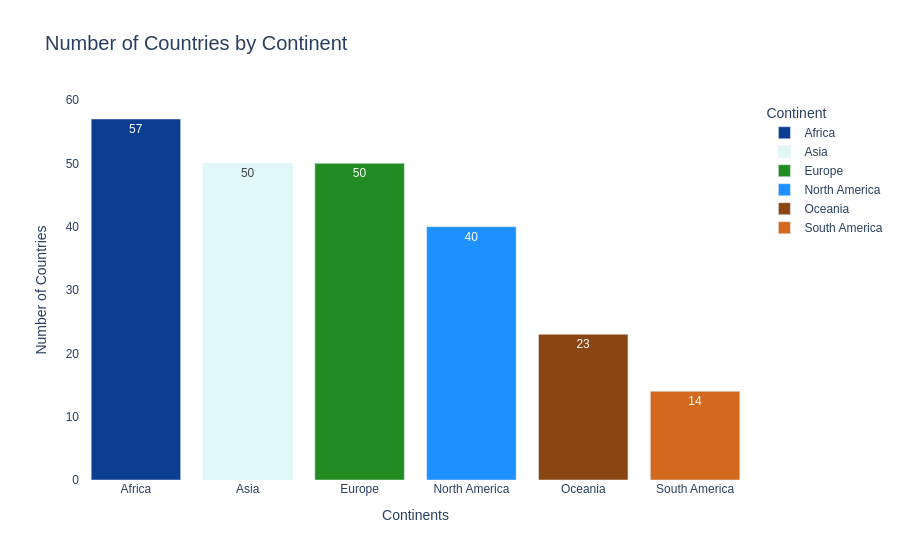

The cell this chart's notebook holds for it:
### Markdown cell above
# Number of Countries by Continent

### Code cell
countries_by_continent = df['Continent'].value_counts().reset_index()
countries_by_continent.columns = ['Continent', 'count']

fig = px.bar(
    countries_by_continent,
    x='Continent',
    y='count',
    color='Continent',
    text='count',
    title='Number of Countries by Continent',
    color_discrete_sequence=custom_palette
)

fig.update_layout(
    xaxis_title='Continents',
    yaxis_title='Number of Countries',
    plot_bgcolor='rgba(0,0,0,0)',
    font_family='Arial',
    title_font_size=20
)

fig.show()

### Figure 1 — Plotly figure (JSON) as saved in the notebook; plotly's stock layout.template omitted (floating-point values rounded to 4 significant figures)
{"data": [{"alignmentgroup": "True", "hovertemplate": "Continent=%{x}<br>count=%{text}<extra></extra>", "legendgroup": "Africa", "marker": {"color": "#0b3d91", "pattern": {"shape": ""}}, "name": "Africa", "offsetgroup": "Africa", "orientation": "v", "showlegend": true, "text": [57], "textposition": "auto", "type": "bar", "x": ["Africa"], "xaxis": "x", "y": [57], "yaxis": "y"}, {"alignmentgroup": "True", "hovertemplate": "Continent=%{x}<br>count=%{text}<extra></extra>", "legendgroup": "Asia", "marker": {"color": "#e0f7fa", "pattern": {"shape": ""}}, "name": "Asia", "offsetgroup": "Asia", "orientation": "v", "showlegend": true, "text": [50], "textposition": "auto", "type": "bar", "x": ["Asia"], "xaxis": "x", "y": [50], "yaxis": "y"}, {"alignmentgroup": "True", "hovertemplate": "Continent=%{x}<br>count=%{text}<extra></extra>", "legendgroup": "Europe", "marker": {"color": "#228b22", "pattern": {"shape": ""}}, "name": "Europe", "offsetgroup": "Europe", "orientation": "v", "showlegend": true, "text": [50], "textposition": "auto", "type": "bar", "x": ["Europe"], "xaxis": "x", "y": [50], "yaxis": "y"}, {"alignmentgroup": "True", "hovertemplate": "Continent=%{x}<br>count=%{text}<extra></extra>", "legendgroup": "North America", "marker": {"color": "#1e90ff", "pattern": {"shape": ""}}, "name": "North America", "offsetgroup": "North America", "orientation": "v", "showlegend": true, "text": [40], "textposition": "auto", "type": "bar", "x": ["North America"], "xaxis": "x", "y": [40], "yaxis": "y"}, {"alignmentgroup": "True", "hovertemplate": "Continent=%{x}<br>count=%{text}<extra></extra>", "legendgroup": "Oceania", "marker": {"color": "#8B4513", "pattern": {"shape": ""}}, "name": "Oceania", "offsetgroup": "Oceania", "orientation": "v", "showlegend": true, "text": [23], "textposition": "auto", "type": "bar", "x": ["Oceania"], "xaxis": "x", "y": [23], "yaxis": "y"}, {"alignmentgroup": "True", "hovertemplate": "Continent=%{x}<br>count=%{text}<extra></extra>", "legendgroup": "South America", "marker": {"color": "#D2691E", "pattern": {"shape": ""}}, "name": "South America", "offsetgroup": "South America", "orientation": "v", "showlegend": true, "text": [14], "textposition": "auto", "type": "bar", "x": ["South America"], "xaxis": "x", "y": [14], "yaxis": "y"}], "layout": {"autosize": true, "barmode": "relative", "font": {"family": "Arial"}, "legend": {"title": {"text": "Continent"}, "tracegroupgap": 0}, "plot_bgcolor": "rgba(0, 0, 0, 0)", "title": {"font": {"size": 20}, "text": "Number of Countries by Continent"}, "xaxis": {"anchor": "y", "autorange": true, "categoryarray": ["Africa", "Asia", "Europe", "North America", "Oceania", "South America"], "categoryorder": "array", "domain": [0, 1], "range": [-0.5, 5.5], "title": {"text": "Continents"}, "type": "category"}, "yaxis": {"anchor": "x", "autorange": true, "domain": [0, 1], "range": [0, 60], "title": {"text": "Number of Countries"}, "type": "linear"}}}
